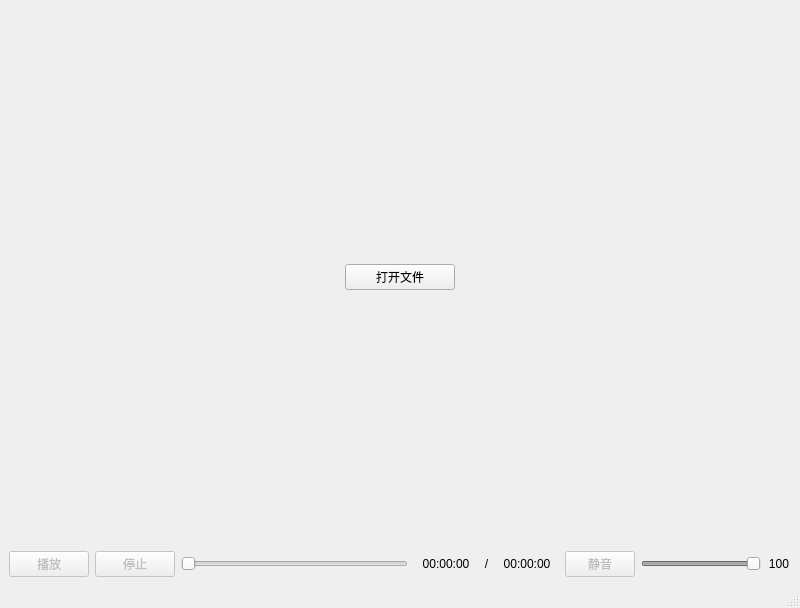
<?xml version="1.0" encoding="UTF-8"?>
<ui version="4.0">
 <class>MainWindow</class>
 <widget class="QMainWindow" name="MainWindow">
  <property name="geometry">
   <rect>
    <x>0</x>
    <y>0</y>
    <width>800</width>
    <height>608</height>
   </rect>
  </property>
  <property name="minimumSize">
   <size>
    <width>800</width>
    <height>300</height>
   </size>
  </property>
  <property name="windowTitle">
   <string>MainWindow</string>
  </property>
  <widget class="QWidget" name="centralwidget">
   <layout class="QVBoxLayout" name="verticalLayout">
    <item>
     <widget class="QStackedWidget" name="playWidget">
      <property name="currentIndex">
       <number>0</number>
      </property>
      <widget class="QWidget" name="page">
       <layout class="QHBoxLayout" name="horizontalLayout_5">
        <item>
         <widget class="QPushButton" name="openFileBtn">
          <property name="maximumSize">
           <size>
            <width>110</width>
            <height>16777215</height>
           </size>
          </property>
          <property name="text">
           <string>打开文件</string>
          </property>
         </widget>
        </item>
       </layout>
      </widget>
      <widget class="QWidget" name="page_2">
       <layout class="QGridLayout" name="gridLayout">
        <item row="0" column="0">
         <widget class="VideoWidget" name="videoWidget" native="true"/>
        </item>
       </layout>
      </widget>
     </widget>
    </item>
    <item>
     <layout class="QHBoxLayout" name="horizontalLayout_4" stretch="0,1,0">
      <property name="sizeConstraint">
       <enum>QLayout::SetDefaultConstraint</enum>
      </property>
      <item>
       <layout class="QHBoxLayout" name="horizontalLayout">
        <item>
         <widget class="QPushButton" name="playBtn">
          <property name="enabled">
           <bool>false</bool>
          </property>
          <property name="text">
           <string>播放</string>
          </property>
         </widget>
        </item>
        <item>
         <widget class="QPushButton" name="stopBtn">
          <property name="enabled">
           <bool>false</bool>
          </property>
          <property name="text">
           <string>停止</string>
          </property>
         </widget>
        </item>
       </layout>
      </item>
      <item>
       <layout class="QHBoxLayout" name="horizontalLayout_2">
        <item>
         <widget class="QSlider" name="currentSlider">
          <property name="enabled">
           <bool>false</bool>
          </property>
          <property name="minimumSize">
           <size>
            <width>0</width>
            <height>0</height>
           </size>
          </property>
          <property name="orientation">
           <enum>Qt::Horizontal</enum>
          </property>
         </widget>
        </item>
        <item>
         <widget class="QLabel" name="currentLabel">
          <property name="minimumSize">
           <size>
            <width>64</width>
            <height>0</height>
           </size>
          </property>
          <property name="maximumSize">
           <size>
            <width>64</width>
            <height>16777215</height>
           </size>
          </property>
          <property name="text">
           <string>00:00:00</string>
          </property>
          <property name="alignment">
           <set>Qt::AlignCenter</set>
          </property>
         </widget>
        </item>
        <item>
         <widget class="QLabel" name="label_2">
          <property name="text">
           <string>/</string>
          </property>
          <property name="alignment">
           <set>Qt::AlignCenter</set>
          </property>
         </widget>
        </item>
        <item>
         <widget class="QLabel" name="durationLabel">
          <property name="minimumSize">
           <size>
            <width>64</width>
            <height>0</height>
           </size>
          </property>
          <property name="maximumSize">
           <size>
            <width>64</width>
            <height>16777215</height>
           </size>
          </property>
          <property name="text">
           <string>00:00:00</string>
          </property>
          <property name="alignment">
           <set>Qt::AlignCenter</set>
          </property>
         </widget>
        </item>
       </layout>
      </item>
      <item>
       <layout class="QHBoxLayout" name="horizontalLayout_3">
        <property name="spacing">
         <number>-1</number>
        </property>
        <property name="sizeConstraint">
         <enum>QLayout::SetMinimumSize</enum>
        </property>
        <property name="leftMargin">
         <number>0</number>
        </property>
        <item>
         <widget class="QPushButton" name="silenceBtn">
          <property name="enabled">
           <bool>false</bool>
          </property>
          <property name="sizePolicy">
           <sizepolicy hsizetype="Minimum" vsizetype="Fixed">
            <horstretch>0</horstretch>
            <verstretch>0</verstretch>
           </sizepolicy>
          </property>
          <property name="minimumSize">
           <size>
            <width>70</width>
            <height>0</height>
           </size>
          </property>
          <property name="maximumSize">
           <size>
            <width>70</width>
            <height>16777215</height>
           </size>
          </property>
          <property name="text">
           <string>静音</string>
          </property>
         </widget>
        </item>
        <item>
         <widget class="QSlider" name="volumnSlider">
          <property name="enabled">
           <bool>false</bool>
          </property>
          <property name="minimumSize">
           <size>
            <width>120</width>
            <height>0</height>
           </size>
          </property>
          <property name="maximumSize">
           <size>
            <width>120</width>
            <height>16777215</height>
           </size>
          </property>
          <property name="baseSize">
           <size>
            <width>120</width>
            <height>0</height>
           </size>
          </property>
          <property name="maximum">
           <number>100</number>
          </property>
          <property name="value">
           <number>100</number>
          </property>
          <property name="orientation">
           <enum>Qt::Horizontal</enum>
          </property>
         </widget>
        </item>
        <item>
         <widget class="QLabel" name="volumnLabel">
          <property name="sizePolicy">
           <sizepolicy hsizetype="Preferred" vsizetype="Preferred">
            <horstretch>0</horstretch>
            <verstretch>0</verstretch>
           </sizepolicy>
          </property>
          <property name="minimumSize">
           <size>
            <width>24</width>
            <height>0</height>
           </size>
          </property>
          <property name="maximumSize">
           <size>
            <width>24</width>
            <height>16777215</height>
           </size>
          </property>
          <property name="text">
           <string>100</string>
          </property>
          <property name="alignment">
           <set>Qt::AlignCenter</set>
          </property>
         </widget>
        </item>
       </layout>
      </item>
     </layout>
    </item>
   </layout>
  </widget>
  <widget class="QMenuBar" name="menubar">
   <property name="geometry">
    <rect>
     <x>0</x>
     <y>0</y>
     <width>800</width>
     <height>24</height>
    </rect>
   </property>
  </widget>
  <widget class="QStatusBar" name="statusbar"/>
 </widget>
 <customwidgets>
  <customwidget>
   <class>VideoWidget</class>
   <extends>QWidget</extends>
   <header>videowidget.h</header>
   <container>1</container>
  </customwidget>
 </customwidgets>
 <resources/>
 <connections/>
</ui>
